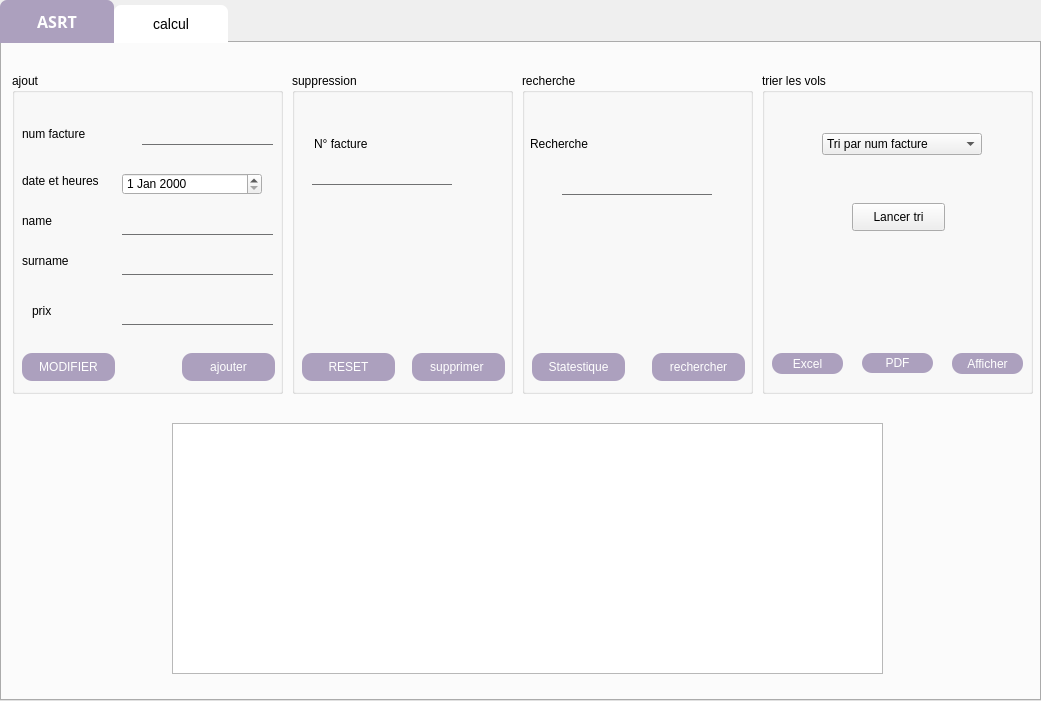
   <widget class="QTabWidget" name="tabWidget_fa">
    <property name="geometry">
     <rect>
      <x>240</x>
      <y>740</y>
      <width>1041</width>
      <height>701</height>
     </rect>
    </property>
    <property name="styleSheet">
     <string notr="true">
QTabBar::tab {
background: white;
border: 20px  #535353;
border-bottom-color: #535353; 
border-top-left-radius: 7px;
border-top-right-radius: 7px;
min-width: 90px;
padding: 12px;
color: rgb(172, 160, 190);
	color: rgb(0, 0, 0);
font: 12pt 'Century Gothic';
font-size:14px;Century Gothic, Helvetica, sans-serif;
font-weight:200;
}
QTabBar::tab:selected,QTabBar::tab:hover {
	
	font: 10pt 'Century Gothic';
	color: rgb(0, 0, 0);
	background-color: rgb(172, 160, 190);

}
QTabBar::tab:selected {
font: 12pt 'Century Gothic';
border-color: #760404;
border-bottom-color: #760404; /* same as pane color */
font: 12pt 'Century Gothic';
color: #FFFFFF;
font-size: 16px;
font-family:Century Gothic,Solid;
font-weight:500;

}
QTabBar::tab:!selected {
margin-top: 5px; /* make non-selected tabs look smaller */
}</string>
    </property>
    <property name="currentIndex">
     <number>0</number>
    </property>
    <widget class="QWidget" name="tab_24">
     <attribute name="title">
      <string>ASRT</string>
     </attribute>
     <widget class="QGroupBox" name="groupBox_11">
      <property name="geometry">
       <rect>
        <x>10</x>
        <y>30</y>
        <width>271</width>
        <height>321</height>
       </rect>
      </property>
      <property name="styleSheet">
       <string notr="true">font: 9pt 'Century Gothic';</string>
      </property>
      <property name="title">
       <string>ajout</string>
      </property>
      <widget class="QPushButton" name="pushButton_Ajouterfacture_2">
       <property name="geometry">
        <rect>
         <x>170</x>
         <y>280</y>
         <width>93</width>
         <height>28</height>
        </rect>
       </property>
       <property name="styleSheet">
        <string notr="true">#pushButton_Ajouterfacture_2{

border-radius:10px;


background-color: rgb(172, 160, 190);
color:white;
font: 9pt 'Century Gothic';
}</string>
       </property>
       <property name="text">
        <string>ajouter</string>
       </property>
      </widget>
      <widget class="QLabel" name="label_57">
       <property name="geometry">
        <rect>
         <x>10</x>
         <y>40</y>
         <width>101</width>
         <height>41</height>
        </rect>
       </property>
       <property name="text">
        <string>num facture</string>
       </property>
      </widget>
      <widget class="QLabel" name="label_58">
       <property name="geometry">
        <rect>
         <x>10</x>
         <y>180</y>
         <width>71</width>
         <height>16</height>
        </rect>
       </property>
       <property name="text">
        <string>surname</string>
       </property>
      </widget>
      <widget class="QLabel" name="label_59">
       <property name="geometry">
        <rect>
         <x>10</x>
         <y>100</y>
         <width>101</width>
         <height>16</height>
        </rect>
       </property>
       <property name="text">
        <string>date et heures</string>
       </property>
      </widget>
      <widget class="QLabel" name="label_60">
       <property name="geometry">
        <rect>
         <x>10</x>
         <y>140</y>
         <width>91</width>
         <height>16</height>
        </rect>
       </property>
       <property name="text">
        <string>name</string>
       </property>
      </widget>
      <widget class="QLineEdit" name="lineEdit_numfacture_2">
       <property name="geometry">
        <rect>
         <x>130</x>
         <y>50</y>
         <width>131</width>
         <height>22</height>
        </rect>
       </property>
       <property name="styleSheet">
        <string notr="true">border:none;
border-bottom:1px solid #707172;
background: transparent;</string>
       </property>
       <property name="text">
        <string/>
       </property>
      </widget>
      <widget class="QLineEdit" name="lineEdit_surname_2">
       <property name="geometry">
        <rect>
         <x>110</x>
         <y>180</y>
         <width>151</width>
         <height>22</height>
        </rect>
       </property>
       <property name="styleSheet">
        <string notr="true">border:none;
border-bottom:1px solid #707172;
background: transparent;</string>
       </property>
      </widget>
      <widget class="QPushButton" name="pushButton_modifierfact_2">
       <property name="geometry">
        <rect>
         <x>10</x>
         <y>280</y>
         <width>93</width>
         <height>28</height>
        </rect>
       </property>
       <property name="styleSheet">
        <string notr="true">#pushButton_modifierfact_2{

border-radius:10px;


background-color: rgb(172, 160, 190);
color:white;
font: 9pt 'Century Gothic';
}</string>
       </property>
       <property name="text">
        <string>MODIFIER</string>
       </property>
      </widget>
      <widget class="QLineEdit" name="lineEdit_name_2">
       <property name="geometry">
        <rect>
         <x>110</x>
         <y>140</y>
         <width>151</width>
         <height>22</height>
        </rect>
       </property>
       <property name="styleSheet">
        <string notr="true">border:none;
border-bottom:1px solid #707172;
background: transparent;</string>
       </property>
      </widget>
      <widget class="QDateEdit" name="lineeditdateTimeEdit_2">
       <property name="geometry">
        <rect>
         <x>110</x>
         <y>100</y>
         <width>140</width>
         <height>22</height>
        </rect>
       </property>
      </widget>
      <widget class="QLabel" name="label_61">
       <property name="geometry">
        <rect>
         <x>20</x>
         <y>230</y>
         <width>56</width>
         <height>16</height>
        </rect>
       </property>
       <property name="text">
        <string>prix</string>
       </property>
      </widget>
      <widget class="QLineEdit" name="lineEdit_prix_2">
       <property name="geometry">
        <rect>
         <x>110</x>
         <y>230</y>
         <width>151</width>
         <height>22</height>
        </rect>
       </property>
       <property name="styleSheet">
        <string notr="true">border:none;
border-bottom:1px solid #707172;
background: transparent;</string>
       </property>
      </widget>
     </widget>
     <widget class="QGroupBox" name="groupBox_12">
      <property name="geometry">
       <rect>
        <x>290</x>
        <y>30</y>
        <width>221</width>
        <height>321</height>
       </rect>
      </property>
      <property name="styleSheet">
       <string notr="true">font: 9pt 'Century Gothic';</string>
      </property>
      <property name="title">
       <string>suppression</string>
      </property>
      <widget class="QPushButton" name="pushButton_supprimer_2">
       <property name="geometry">
        <rect>
         <x>120</x>
         <y>280</y>
         <width>93</width>
         <height>28</height>
        </rect>
       </property>
       <property name="styleSheet">
        <string notr="true">#pushButton_supprimer_2{

border-radius:10px;


background-color: rgb(172, 160, 190);
color:white;
font: 9pt 'Century Gothic';
}</string>
       </property>
       <property name="text">
        <string>supprimer </string>
       </property>
      </widget>
      <widget class="QLabel" name="label_62">
       <property name="geometry">
        <rect>
         <x>22</x>
         <y>60</y>
         <width>91</width>
         <height>21</height>
        </rect>
       </property>
       <property name="styleSheet">
        <string notr="true">font: 9pt 'Century Gothic';</string>
       </property>
       <property name="text">
        <string>N° facture</string>
       </property>
      </widget>
      <widget class="QLineEdit" name="lineEdit_numvolsupprimer_2">
       <property name="geometry">
        <rect>
         <x>20</x>
         <y>90</y>
         <width>140</width>
         <height>22</height>
        </rect>
       </property>
       <property name="styleSheet">
        <string notr="true">border:none;
border-bottom:1px solid #707172;
background: transparent;</string>
       </property>
      </widget>
      <widget class="QPushButton" name="pushButton_Reset_2">
       <property name="geometry">
        <rect>
         <x>10</x>
         <y>280</y>
         <width>93</width>
         <height>28</height>
        </rect>
       </property>
       <property name="styleSheet">
        <string notr="true">#pushButton_Reset_2{

border-radius:10px;


background-color: rgb(172, 160, 190);
color:white;
font: 9pt 'Century Gothic';
}</string>
       </property>
       <property name="text">
        <string>RESET</string>
       </property>
      </widget>
     </widget>
     <widget class="QGroupBox" name="groupBox_13">
      <property name="geometry">
       <rect>
        <x>520</x>
        <y>30</y>
        <width>231</width>
        <height>321</height>
       </rect>
      </property>
      <property name="styleSheet">
       <string notr="true">font: 9pt 'Century Gothic';</string>
      </property>
      <property name="title">
       <string>recherche</string>
      </property>
      <widget class="QLabel" name="label_63">
       <property name="geometry">
        <rect>
         <x>8</x>
         <y>60</y>
         <width>111</width>
         <height>21</height>
        </rect>
       </property>
       <property name="text">
        <string>Recherche</string>
       </property>
      </widget>
      <widget class="QLineEdit" name="lineEdit_recherche_2">
       <property name="geometry">
        <rect>
         <x>40</x>
         <y>100</y>
         <width>150</width>
         <height>22</height>
        </rect>
       </property>
       <property name="styleSheet">
        <string notr="true">border:none;
border-bottom:1px solid #707172;
background: transparent;</string>
       </property>
      </widget>
      <widget class="QPushButton" name="pushButton_recherche">
       <property name="geometry">
        <rect>
         <x>130</x>
         <y>280</y>
         <width>93</width>
         <height>28</height>
        </rect>
       </property>
       <property name="styleSheet">
        <string notr="true">#pushButton_recherche{

border-radius:10px;


background-color: rgb(172, 160, 190);
color:white;
font: 9pt 'Century Gothic';
}</string>
       </property>
       <property name="text">
        <string>rechercher</string>
       </property>
      </widget>
      <widget class="QPushButton" name="pushButton_statestique_2">
       <property name="geometry">
        <rect>
         <x>10</x>
         <y>280</y>
         <width>93</width>
         <height>28</height>
        </rect>
       </property>
       <property name="styleSheet">
        <string notr="true">#pushButton_statestique_2{

border-radius:10px;


background-color: rgb(172, 160, 190);
color:white;
font: 9pt 'Century Gothic';
}</string>
       </property>
       <property name="text">
        <string>Statestique</string>
       </property>
      </widget>
     </widget>
     <widget class="QGroupBox" name="groupBox_14">
      <property name="geometry">
       <rect>
        <x>760</x>
        <y>30</y>
        <width>271</width>
        <height>321</height>
       </rect>
      </property>
      <property name="styleSheet">
       <string notr="true">font: 9pt 'Century Gothic';</string>
      </property>
      <property name="title">
       <string>trier les vols</string>
      </property>
      <widget class="QPushButton" name="pushButton_tri_2">
       <property name="geometry">
        <rect>
         <x>90</x>
         <y>130</y>
         <width>93</width>
         <height>28</height>
        </rect>
       </property>
       <property name="text">
        <string>Lancer tri</string>
       </property>
      </widget>
      <widget class="QComboBox" name="TRI_2">
       <property name="geometry">
        <rect>
         <x>60</x>
         <y>60</y>
         <width>160</width>
         <height>22</height>
        </rect>
       </property>
       <item>
        <property name="text">
         <string>Tri par num facture</string>
        </property>
       </item>
       <item>
        <property name="text">
         <string>Tri par prix</string>
        </property>
       </item>
       <item>
        <property name="text">
         <string>date</string>
        </property>
       </item>
      </widget>
      <widget class="QPushButton" name="pushButton_excel_2">
       <property name="geometry">
        <rect>
         <x>10</x>
         <y>280</y>
         <width>71</width>
         <height>21</height>
        </rect>
       </property>
       <property name="styleSheet">
        <string notr="true">#pushButton_excel_2{

border-radius:10px;


background-color: rgb(172, 160, 190);
color:white;
font: 9pt 'Century Gothic';
}</string>
       </property>
       <property name="text">
        <string>Excel</string>
       </property>
      </widget>
      <widget class="QPushButton" name="pushButton_pdf">
       <property name="geometry">
        <rect>
         <x>100</x>
         <y>280</y>
         <width>71</width>
         <height>20</height>
        </rect>
       </property>
       <property name="styleSheet">
        <string notr="true">#pushButton_pdf{

border-radius:10px;


background-color: rgb(172, 160, 190);
color:white;
font: 9pt 'Century Gothic';
}</string>
       </property>
       <property name="text">
        <string>PDF</string>
       </property>
      </widget>
      <widget class="QPushButton" name="pushButton_afficherfacture_2">
       <property name="geometry">
        <rect>
         <x>190</x>
         <y>280</y>
         <width>71</width>
         <height>21</height>
        </rect>
       </property>
       <property name="styleSheet">
        <string notr="true">#pushButton_afficherfacture_2{

border-radius:10px;


background-color: rgb(172, 160, 190);
color:white;
font: 9pt 'Century Gothic';
}</string>
       </property>
       <property name="text">
        <string>Afficher</string>
       </property>
      </widget>
     </widget>
     <widget class="QTableView" name="tableView_facture">
      <property name="geometry">
       <rect>
        <x>170</x>
        <y>380</y>
        <width>711</width>
        <height>251</height>
       </rect>
      </property>
     </widget>
     <widget class="QLabel" name="label_logo_2">
      <property name="geometry">
       <rect>
        <x>960</x>
        <y>0</y>
        <width>91</width>
        <height>71</height>
       </rect>
      </property>
      <property name="text">
       <string/>
      </property>
     </widget>
     <widget class="QLabel" name="label_bg">
      <property name="geometry">
       <rect>
        <x>0</x>
        <y>0</y>
        <width>1091</width>
        <height>671</height>
       </rect>
      </property>
      <property name="text">
       <string/>
      </property>
     </widget>
     <zorder>label_bg</zorder>
     <zorder>groupBox_11</zorder>
     <zorder>groupBox_12</zorder>
     <zorder>groupBox_13</zorder>
     <zorder>groupBox_14</zorder>
     <zorder>label_logo_2</zorder>
     <zorder>tableView_facture</zorder>
    </widget>
    <widget class="QWidget" name="tab_25">
     <attribute name="title">
      <string>calcul</string>
     </attribute>
     <widget class="QGroupBox" name="groupBox_15">
      <property name="geometry">
       <rect>
        <x>80</x>
        <y>20</y>
        <width>331</width>
        <height>271</height>
       </rect>
      </property>
      <property name="styleSheet">
       <string notr="true">font: 9pt 'Century Gothic';</string>
      </property>
      <property name="title">
       <string>CALCUL</string>
      </property>
      <widget class="QPushButton" name="pushButton_5">
       <property name="geometry">
        <rect>
         <x>10</x>
         <y>40</y>
         <width>131</width>
         <height>51</height>
        </rect>
       </property>
       <property name="text">
        <string>CALCULATRICE</string>
       </property>
      </widget>
     </widget>
    </widget>
   </widget>
